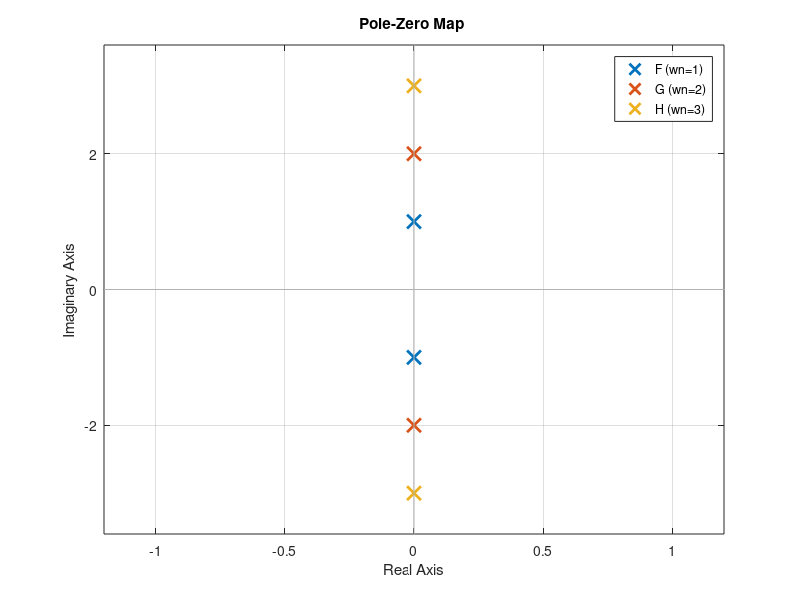
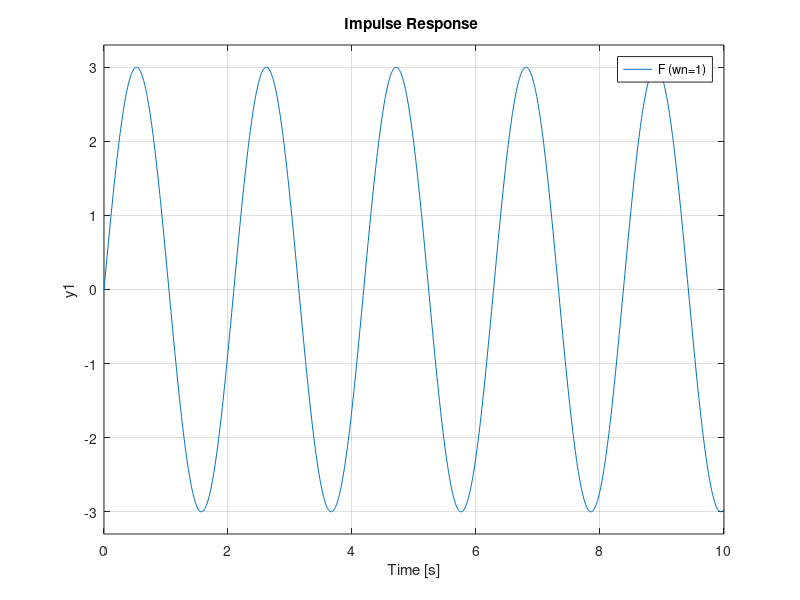
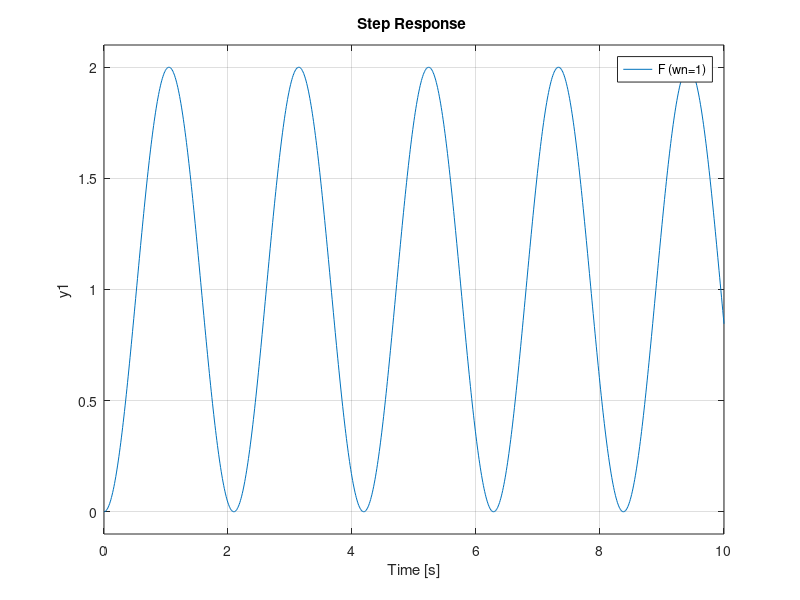

MATLAB code for these plots, in order:
F = tf([1],  [1, 0, 1]);
G = tf([4],  [1, 0, 4]);
H = tf([9],  [1, 0, 9]);

t = 0:0.01:10;

% a) Pole-Zero Map
figure;
pzmap(F, G, H);
legend('F (wn=1)', 'G (wn=2)', 'H (wn=3)');
title('Pole-Zero Map ');
grid on;

% b) Impulse Response
figure;
impulse(F,t); hold on;
impulse(G,t);
impulse(H,t);
legend('F (wn=1)', 'G (wn=2)', 'H (wn=3)');
title('Impulse Response '); 
grid on; 
hold off;

% Step Response
figure;
step(F,t);
hold on;
step(G,t);
step(H,t);
legend('F (wn=1)', 'G (wn=2)', 'H (wn=3)');
title('Step Response '); 
grid on; 
hold off;
